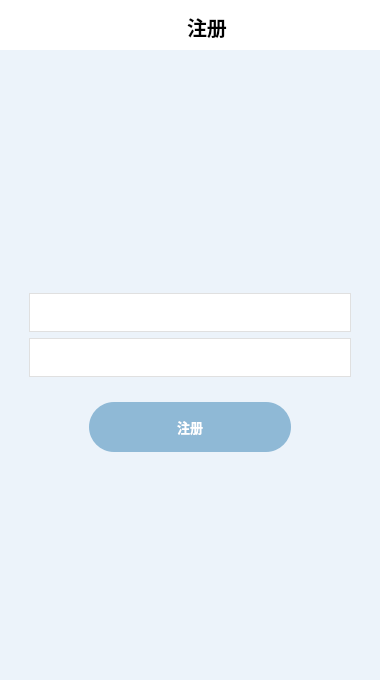
<?xml version="1.0" encoding="UTF-8"?>
<ui version="4.0">
 <class>Widget</class>
 <widget class="QWidget" name="Widget">
  <property name="geometry">
   <rect>
    <x>0</x>
    <y>0</y>
    <width>380</width>
    <height>680</height>
   </rect>
  </property>
  <property name="windowTitle">
   <string>Widget</string>
  </property>
  <property name="styleSheet">
   <string notr="true"/>
  </property>
  <layout class="QGridLayout" name="gridLayout">
   <property name="leftMargin">
    <number>0</number>
   </property>
   <property name="topMargin">
    <number>0</number>
   </property>
   <property name="rightMargin">
    <number>0</number>
   </property>
   <property name="bottomMargin">
    <number>0</number>
   </property>
   <item row="0" column="0">
    <widget class="QWidget" name="widget" native="true">
     <property name="sizePolicy">
      <sizepolicy hsizetype="MinimumExpanding" vsizetype="MinimumExpanding">
       <horstretch>0</horstretch>
       <verstretch>0</verstretch>
      </sizepolicy>
     </property>
     <property name="styleSheet">
      <string notr="true">background-color: #ECF3FA;</string>
     </property>
     <layout class="QGridLayout" name="gridLayout_2">
      <property name="leftMargin">
       <number>0</number>
      </property>
      <property name="topMargin">
       <number>0</number>
      </property>
      <property name="rightMargin">
       <number>0</number>
      </property>
      <property name="bottomMargin">
       <number>0</number>
      </property>
      <property name="spacing">
       <number>0</number>
      </property>
      <item row="1" column="0">
       <widget class="QWidget" name="AzurChat" native="true">
        <property name="maximumSize">
         <size>
          <width>16777215</width>
          <height>50</height>
         </size>
        </property>
        <property name="font">
         <font>
          <family>PingFang SC</family>
          <italic>false</italic>
          <bold>true</bold>
          <stylestrategy>PreferDefault</stylestrategy>
         </font>
        </property>
        <property name="autoFillBackground">
         <bool>false</bool>
        </property>
        <property name="styleSheet">
         <string notr="true">background-color: #FFFFFF;</string>
        </property>
        <layout class="QGridLayout" name="gridLayout_3">
         <property name="topMargin">
          <number>12</number>
         </property>
         <item row="0" column="3">
          <spacer name="horizontalSpacer_2">
           <property name="orientation">
            <enum>Qt::Orientation::Horizontal</enum>
           </property>
           <property name="sizeHint" stdset="0">
            <size>
             <width>40</width>
             <height>20</height>
            </size>
           </property>
          </spacer>
         </item>
         <item row="0" column="0">
          <widget class="QToolButton" name="menuButton">
           <property name="styleSheet">
            <string notr="true">
        QToolButton {
            border: none;
            padding: 2px;
        }

        QToolButton:hover {
            background-color: #e6e6e6;
            border-radius: 4px;
        }

        QToolButton:pressed {
            background-color: #d0d0d0;
        }

        /* 关键：干掉下拉箭头 */
        QToolButton::menu-indicator {
            image: none;
        }
        </string>
           </property>
           <property name="text">
            <string/>
           </property>
           <property name="icon">
            <iconset resource="pic.qrc">
             <normaloff>:/new/prefix1/go.png</normaloff>:/new/prefix1/go.png</iconset>
           </property>
           <property name="iconSize">
            <size>
             <width>20</width>
             <height>20</height>
            </size>
           </property>
          </widget>
         </item>
         <item row="0" column="1">
          <spacer name="horizontalSpacer">
           <property name="orientation">
            <enum>Qt::Orientation::Horizontal</enum>
           </property>
           <property name="sizeHint" stdset="0">
            <size>
             <width>20</width>
             <height>20</height>
            </size>
           </property>
          </spacer>
         </item>
         <item row="0" column="2">
          <widget class="QLabel" name="label">
           <property name="font">
            <font>
             <family>PingFang SC</family>
             <pointsize>15</pointsize>
             <italic>false</italic>
             <bold>true</bold>
             <stylestrategy>PreferDefault</stylestrategy>
            </font>
           </property>
           <property name="text">
            <string>注册</string>
           </property>
          </widget>
         </item>
        </layout>
       </widget>
      </item>
      <item row="2" column="0">
       <widget class="QWidget" name="widget_3" native="true">
        <property name="font">
         <font>
          <family>PingFang SC</family>
         </font>
        </property>
        <property name="styleSheet">
         <string notr="true"/>
        </property>
        <layout class="QGridLayout" name="gridLayout_4">
         <property name="leftMargin">
          <number>0</number>
         </property>
         <property name="topMargin">
          <number>12</number>
         </property>
         <property name="rightMargin">
          <number>0</number>
         </property>
         <property name="bottomMargin">
          <number>0</number>
         </property>
         <property name="horizontalSpacing">
          <number>12</number>
         </property>
         <item row="2" column="0">
          <widget class="QWidget" name="widget_4" native="true">
           <property name="sizePolicy">
            <sizepolicy hsizetype="Preferred" vsizetype="Preferred">
             <horstretch>0</horstretch>
             <verstretch>9</verstretch>
            </sizepolicy>
           </property>
           <layout class="QGridLayout" name="gridLayout_5">
            <item row="0" column="1">
             <widget class="QPushButton" name="loginButton">
              <property name="sizePolicy">
               <sizepolicy hsizetype="Fixed" vsizetype="Fixed">
                <horstretch>1</horstretch>
                <verstretch>5</verstretch>
               </sizepolicy>
              </property>
              <property name="maximumSize">
               <size>
                <width>300</width>
                <height>50</height>
               </size>
              </property>
              <property name="font">
               <font>
                <pointsize>10</pointsize>
                <bold>true</bold>
               </font>
              </property>
              <property name="styleSheet">
               <string notr="true">QPushButton#loginButton {
    background-color: #8FB9D6;
    color: white;
    border-radius: 25px;
    border: none;
}

QPushButton#loginButton:hover {
    background-color: #3B82F6;
}

QPushButton#loginButton:pressed {
    background-color: #1D4ED8;
}
</string>
              </property>
              <property name="text">
               <string>注册</string>
              </property>
             </widget>
            </item>
            <item row="0" column="0">
             <spacer name="horizontalSpacer_5">
              <property name="orientation">
               <enum>Qt::Orientation::Horizontal</enum>
              </property>
              <property name="sizeHint" stdset="0">
               <size>
                <width>80</width>
                <height>20</height>
               </size>
              </property>
             </spacer>
            </item>
            <item row="1" column="1">
             <spacer name="verticalSpacer_3">
              <property name="orientation">
               <enum>Qt::Orientation::Vertical</enum>
              </property>
              <property name="sizeHint" stdset="0">
               <size>
                <width>20</width>
                <height>5</height>
               </size>
              </property>
             </spacer>
            </item>
            <item row="0" column="2">
             <spacer name="horizontalSpacer_6">
              <property name="orientation">
               <enum>Qt::Orientation::Horizontal</enum>
              </property>
              <property name="sizeHint" stdset="0">
               <size>
                <width>80</width>
                <height>20</height>
               </size>
              </property>
             </spacer>
            </item>
           </layout>
          </widget>
         </item>
         <item row="1" column="0">
          <widget class="QWidget" name="widget_2" native="true">
           <property name="sizePolicy">
            <sizepolicy hsizetype="Preferred" vsizetype="Preferred">
             <horstretch>0</horstretch>
             <verstretch>5</verstretch>
            </sizepolicy>
           </property>
           <layout class="QGridLayout" name="gridLayout_6">
            <item row="1" column="1">
             <spacer name="verticalSpacer">
              <property name="orientation">
               <enum>Qt::Orientation::Vertical</enum>
              </property>
              <property name="sizeHint" stdset="0">
               <size>
                <width>20</width>
                <height>40</height>
               </size>
              </property>
             </spacer>
            </item>
            <item row="4" column="0">
             <spacer name="horizontalSpacer_3">
              <property name="orientation">
               <enum>Qt::Orientation::Horizontal</enum>
              </property>
              <property name="sizeHint" stdset="0">
               <size>
                <width>20</width>
                <height>40</height>
               </size>
              </property>
             </spacer>
            </item>
            <item row="4" column="2">
             <spacer name="horizontalSpacer_4">
              <property name="orientation">
               <enum>Qt::Orientation::Horizontal</enum>
              </property>
              <property name="sizeHint" stdset="0">
               <size>
                <width>20</width>
                <height>20</height>
               </size>
              </property>
             </spacer>
            </item>
            <item row="4" column="1">
             <widget class="QLineEdit" name="password">
              <property name="sizePolicy">
               <sizepolicy hsizetype="Expanding" vsizetype="Fixed">
                <horstretch>1</horstretch>
                <verstretch>10</verstretch>
               </sizepolicy>
              </property>
              <property name="font">
               <font>
                <pointsize>10</pointsize>
               </font>
              </property>
              <property name="styleSheet">
               <string notr="true">    background-color: white;
    border-radius: 20px;
    padding: 10px;
border: 1px solid #E0E0E0;</string>
              </property>
              <property name="text">
               <string/>
              </property>
              <property name="echoMode">
               <enum>QLineEdit::EchoMode::Password</enum>
              </property>
              <property name="alignment">
               <set>Qt::AlignmentFlag::AlignCenter</set>
              </property>
             </widget>
            </item>
            <item row="2" column="1">
             <widget class="QLineEdit" name="user">
              <property name="sizePolicy">
               <sizepolicy hsizetype="Expanding" vsizetype="Fixed">
                <horstretch>2</horstretch>
                <verstretch>10</verstretch>
               </sizepolicy>
              </property>
              <property name="font">
               <font>
                <pointsize>10</pointsize>
               </font>
              </property>
              <property name="styleSheet">
               <string notr="true">    background-color: white;
    border-radius: 20px;
   padding: 10px;
border: 1px solid #E0E0E0;</string>
              </property>
              <property name="alignment">
               <set>Qt::AlignmentFlag::AlignCenter</set>
              </property>
             </widget>
            </item>
           </layout>
          </widget>
         </item>
         <item row="0" column="0">
          <widget class="QWidget" name="widget_5" native="true">
           <property name="sizePolicy">
            <sizepolicy hsizetype="Preferred" vsizetype="Preferred">
             <horstretch>0</horstretch>
             <verstretch>5</verstretch>
            </sizepolicy>
           </property>
          </widget>
         </item>
        </layout>
       </widget>
      </item>
     </layout>
    </widget>
   </item>
  </layout>
 </widget>
 <resources>
  <include location="pic.qrc"/>
 </resources>
 <connections/>
</ui>
